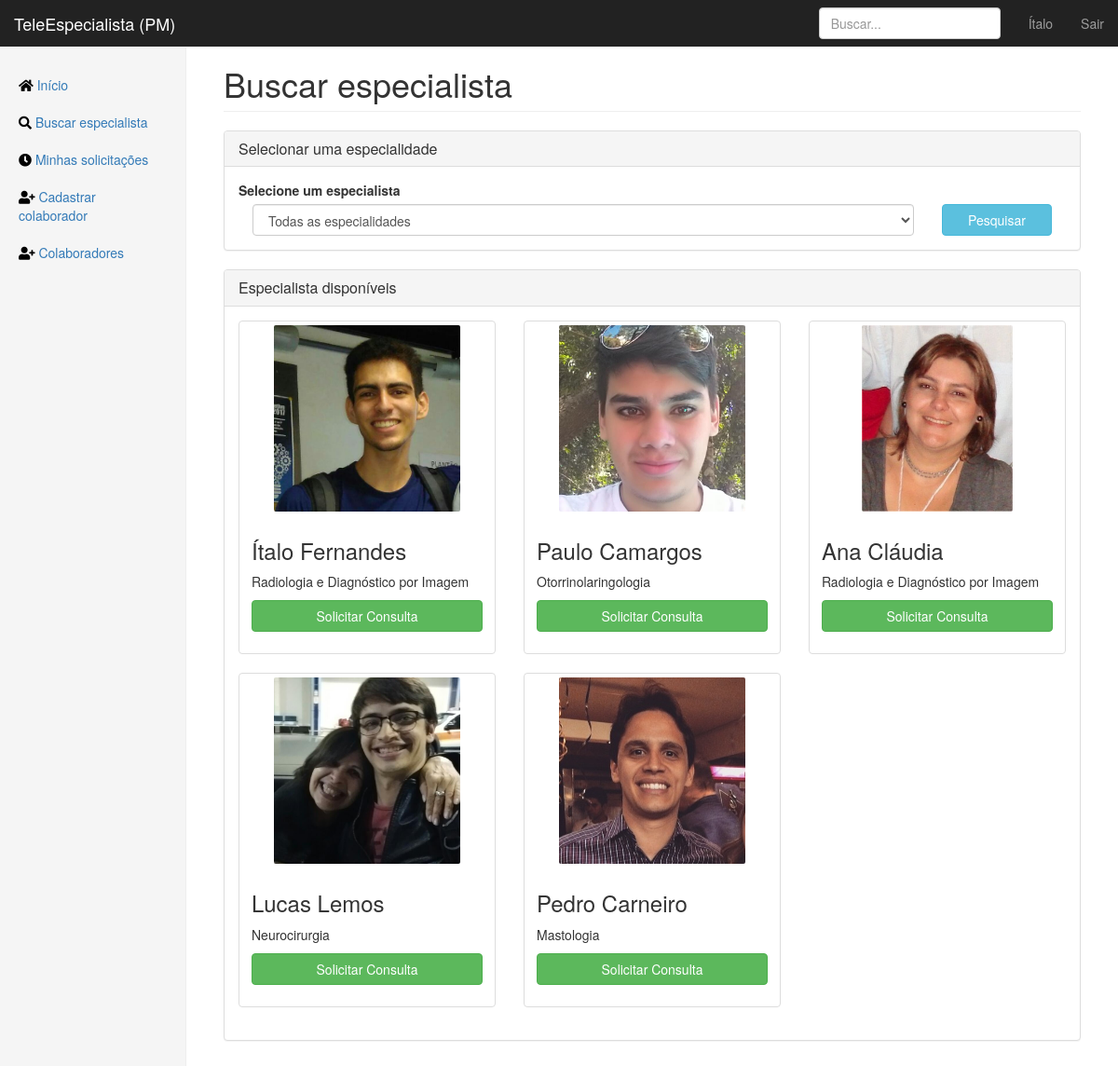
Screenshot of /search_specialist (signed in) with the database file from the repository.
### app/models.py (models this page shows, shortened)
class User(db.Model, UserMixin):
    id = db.Column(db.Integer, primary_key=True)
    email = db.Column(db.String(120), unique=True, nullable=False)
    password = db.Column(db.String(64), nullable=False)
    image_file = db.Column(db.String(100))
    crm = db.Column(db.Integer, unique=True, nullable=False)
    fullname = db.Column(db.String(256), nullable=False)
    birthdate = db.Column(db.DateTime)
    birthcity = db.Column(db.String(256))
    birthstate = db.Column(db.String(2))
    rg = db.Column(db.String(12), unique=True, nullable=False)
    cpf = db.Column(db.String(12), unique=True, nullable=False)
    cep = db.Column(db.Integer)
    place = db.Column(db.String(64))
    address = db.Column(db.String(256))
    neighborhood = db.Column(db.String(128))
    city = db.Column(db.String(128))
    state = db.Column(db.String(2))
    phone_1 = db.Column(db.String(16), nullable=False)
    phone_2 = db.Column(db.String(16))
    specialties = db.relationship('Specialty', secondary=joinsSpecialtyUser,
    backref=db.backref('doctors', lazy='dynamic'))
    consultas = db.relationship('Consulta', secondary=joinConsultaUser,
    backref=db.backref('doctors', lazy='dynamic'))
    shifts = db.relationship('Calendar', secondary=joinCalendarUser,
    backref=db.backref('doctor', lazy='dynamic'))

class Specialty(db.Model):
    id = db.Column(db.Integer, primary_key=True)
    specialty = db.Column(db.String(64), unique=True, nullable=False)
    service_days = db.relationship('Calendar', backref='specialty')

### app/routes.py (the view, shortened to what this page needs)
@app.route("/search_specialist", methods=['GET', 'POST'])
@login_required
def search_specialist():
    form = SearchSpecialistForm()
    form.populate_select_specialities()
    form.populate_menuzinhos(0)
    return render_template("search_specialist.html",
    title="Buscar - TeleEspecialista",
    form=form)

### app/forms.py (called while the page is built)
    def populate_select_specialities(self):
        choices = [(0,'Todas as especialidades')]
        specialties = []
        for u in User.query.all():
            s = Specialty.query.with_parent(u)[0]
            if not s.specialty in specialties and s.specialty != 'Geral':
                specialties.append(s.specialty)
                choices.append((s.id, s.specialty))
        self.select_specialities.choices = choices

    def populate_menuzinhos(self, s):
        self.users_found = []
        if s == 0 or s == '0':
            users_found = User.query.all()
        else:
            users_found = User.query.with_parent(Specialty.query.filter_by(id=s)[0])
        for u in users_found:
            if u.specialties[0].specialty != 'Geral':
                self.users_found.append(u)

### app/models.py (called while the page is built)
@login_manager.user_loader
def load_user(user_id):
    return User.query.get(int(user_id))

### app/templates/search_specialist.html (shortened to what this page needs)
{% extends "layout.html" %}
{% block content %}
<h1 class="page-header">Buscar especialista</h1>
<div class="panel panel-default">
    <div class="panel-heading">
        <h3 class="panel-title">Selecionar uma especialidade</h3>
    </div>
    <div class="panel-body">
        <form method="post" action="" >
        <div class="form-group">
            <div class="rol">
                <label for="sel1">Selecione um especialista</label>
            </div>
            <div class="col-md-10">
            {{ form.select_specialities(class="form-control") }}
            </div>
            <div class="col-md-2">
            {{ form.search_submit(class="btn btn-info btn-block") }}
            </div>
        </div>
        </form>
    </div>
</div>
<div class="panel panel-default">
    <div class="panel-heading">
        <h3 class="panel-title">Especialista disponíveis</h3>
    </div>
    <div class="panel-body">
        <div class="row">
            {% for user in form.users_found %}
            <div class="col-sm-6 col-md-4">
                <div class="thumbnail">
                    <center>
                    <img src="{{ url_for('static', filename='profilePics/' + user.image_file) }}"
                    alt="User Picture"
                    height= "200px"
                    style="border-radius:1%">
                    </center>
                    <div class="caption">
                        <h3>{{ user.fullname }}</h3>
                        <p>{{ user.specialties[0].specialty }}</p>
                        <p>
                            {% if True %}
                            <button onclick="showDialog({{user.id}}, '{{user.fullname}}', true)"
                            class="btn btn-success btn-block">Solicitar Consulta</button>
                            {% else %}
                            <button onclick="showDialog({{user.id}}, '{{user.fullname}}', false)"
                            class="btn btn-primary btn-block">Agendar Consulta</button>
                            {%endif%}
                        </p>
                    </div>
                </div>
            </div>
            {% endfor %}
        </div>
    </div>
</div>
<link rel="stylesheet" href="https://cdnjs.cloudflare.com/ajax/libs/bootstrap-datepicker/1.4.1/css/bootstrap-datepicker3.css"/>
{% endblock %}

### app/templates/layout.html (shortened to what this page needs)
<!DOCTYPE html>
<html lang="pt-br">
<head>
    <link rel="stylesheet" href="https://use.fontawesome.com/releases/v5.0.13/css/all.css">
    <link href="{{ url_for('static', filename='css/bootstrap.min.css') }}" rel="stylesheet" type="text/css">
    <link href="{{ url_for('static', filename='css/dashboard.css') }}" rel="stylesheet" type="text/css">
    <link href="{{ url_for('static', filename='css/mainLogged.css') }}" rel="stylesheet" type="text/css">
</head>
<body>
    <nav class="navbar navbar-inverse navbar-fixed-top">
        <div class="container-fluid">
            <div class="navbar-header">
                <a class="navbar-brand" href="{{ url_for('home') }}">TeleEspecialista (PM)</a>
            </div>
            <div id="navbar" class="navbar-collapse collapse">
                <ul class="nav navbar-nav navbar-right">
                    <li><a href="{{ url_for("account") }}">{{current_user.fullname.split()[0]}}</a></li>
                    <li><a href="{{ url_for("logout") }}">Sair</a></li>
                </ul>
                <form class="navbar-form navbar-right">
                    <input type="text" class="form-control" placeholder="Buscar...">
                </form>
            </div>
        </div>
    </nav>
    <div class="container-fluid">
        <div class="row">
            <div class="col-sm-3 col-md-2 sidebar">
                <ul class="nav nav-sidebar">
                    <li><a href="{{ url_for("home") }}"> <i class="fa fa-home" style="color:black"></i>
                        Início<span class="sr-only">(current)</span></a></li>
                    <li><a href="{{ url_for("search_specialist") }}"><i class="fa fa-search" style="color:black"></i>
                        Buscar especialista</a></li>
                    <li><a href="{{ url_for("check_requests") }}"><i class="fa fa-clock" style="color:black"></i>
                        Minhas solicitações</a></li>
                    <li><a href="{{ url_for("register") }}"><i class="fa fa-user-plus" style="color:black"></i>
                        Cadastrar colaborador</a></li>
                    <li><a href="{{ url_for("staff") }}"><i class="fa fa-user-plus" style="color:black"></i>
                        Colaboradores</a></li>
                </ul>
            </div>
            <div class="col-sm-9 col-sm-offset-3 col-md-10 col-md-offset-2 main">
                {% block content %}
                {% endblock content %}
            </div>
        </div>
    </div>
</body>
</html>

### app/static/css/dashboard.css (style rules this page uses)
body { padding-top: 50px; }
.navbar-fixed-top { border: 0; }
.sidebar { display: none; }
@media (min-width: 768px) { .sidebar { position: fixed; top: 51px; bottom: 0; left: 0; z-index: 1000; display: block; padding: 20px; overflow-x: hidden; overflow-y: auto; background-color: #f5f5f5; border-right: 1px solid #eee; } }
.nav-sidebar { margin-right: -21px; margin-bottom: 20px; margin-left: -20px; }
.nav-sidebar > li > a { padding-right: 20px; padding-left: 20px; }
.main { padding: 20px; }
@media (min-width: 768px) { .main { padding-right: 40px; padding-left: 40px; } }
.main .page-header { margin-top: 0; }

### app/static/css/mainLogged.css (style rules this page uses)
.thumbnail p, .thumbnail h4 { white-space: nowrap; text-overflow: ellipsis; overflow: hidden; }

### rows the page displays
User: fullname "Ítalo", image_file (picture), fullname "Ítalo Fernandes", specialty "Radiologia e Diagnóstico por Imagem"
User: image_file (picture), fullname "Paulo Camargos", specialty "Otorrinolaringologia"
User: image_file (picture), fullname "Ana Cláudia", specialty "Radiologia e Diagnóstico por Imagem"
User: image_file (picture), fullname "Lucas Lemos", specialty "Neurocirurgia"
User: image_file (picture), fullname "Pedro Carneiro", specialty "Mastologia"
